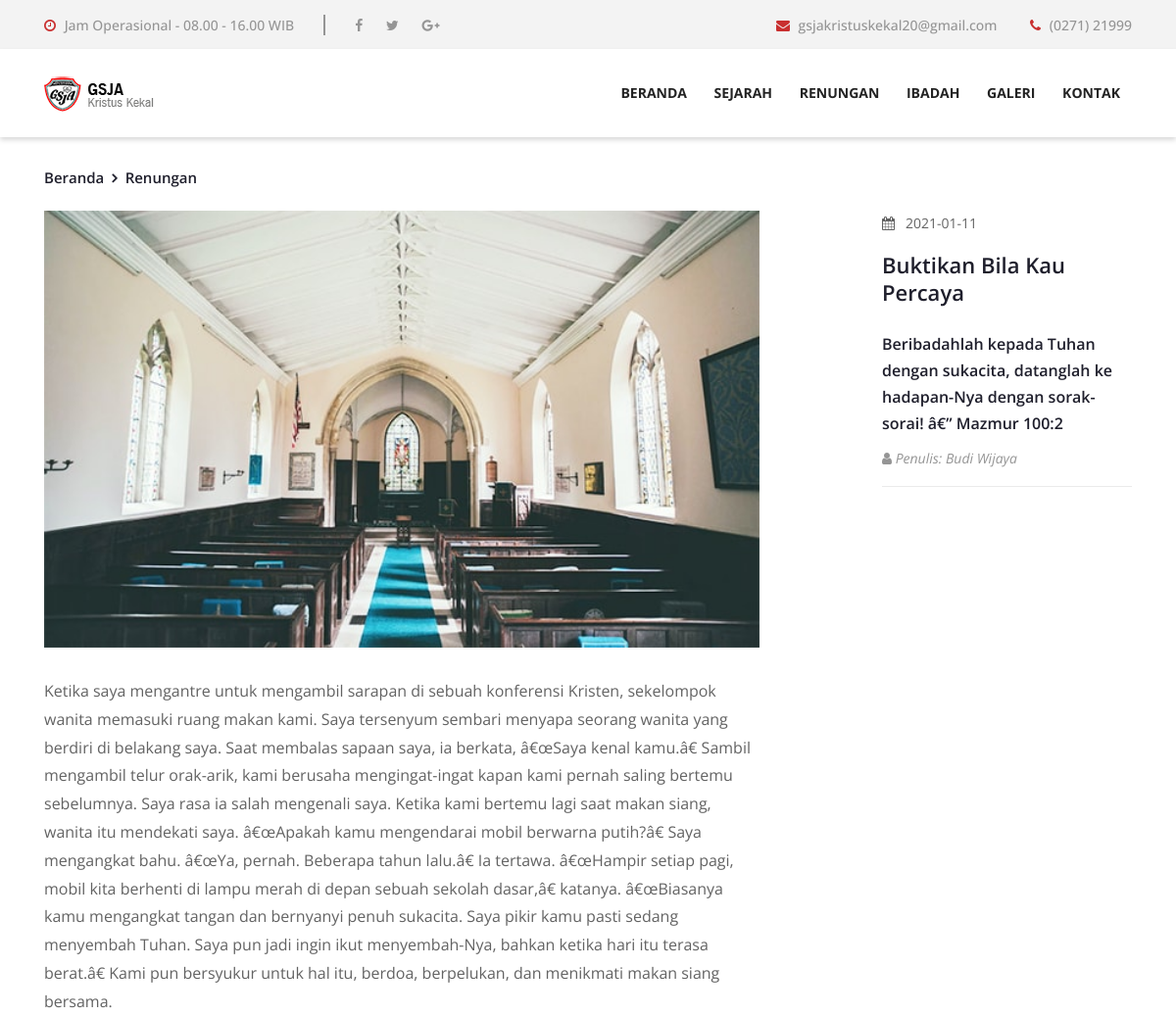
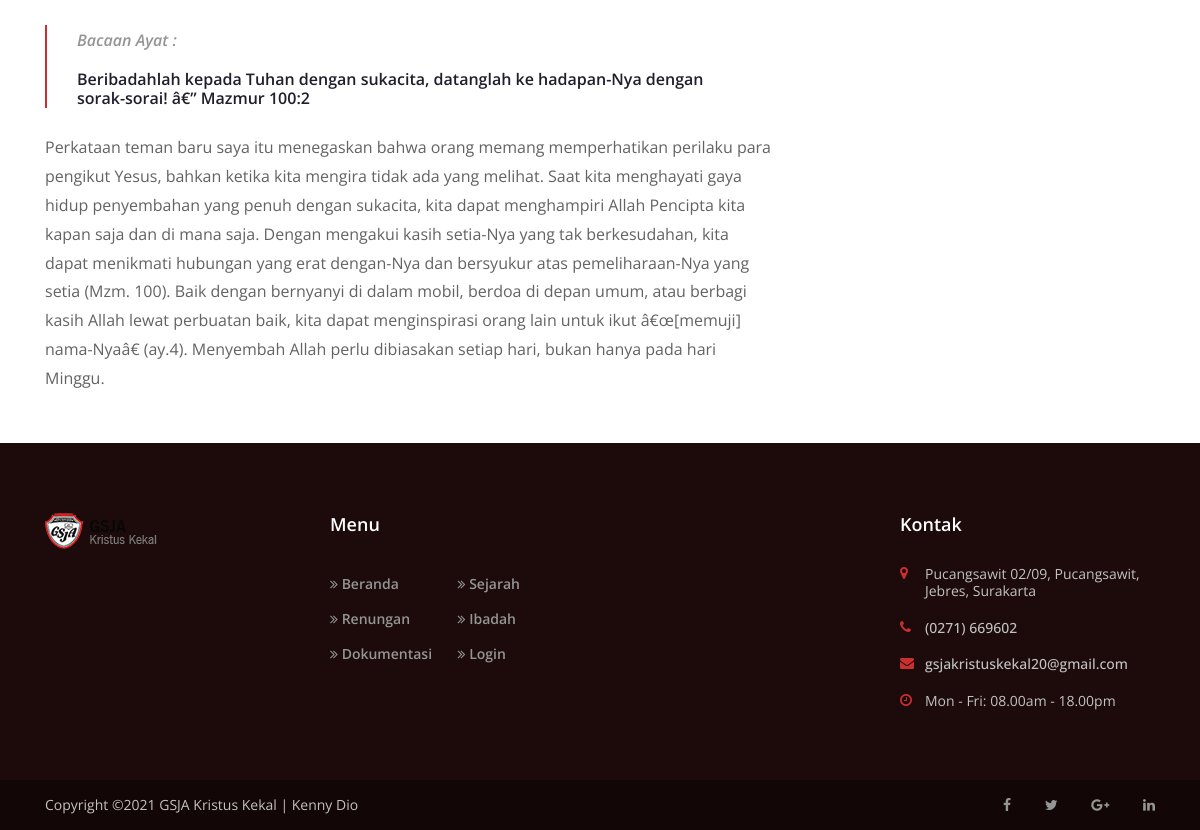
Page /renungandetail.php?norenungan=6 on the committed database (2 pictures, top to bottom).
### tables this page shows
CREATE TABLE `renungan` (
  `norenungan` int(8) NOT NULL,
  `judul` varchar(60) NOT NULL,
  `tanggal` date NOT NULL,
  `pic` varchar(60) NOT NULL,
  `isi1` text NOT NULL,
  `isi2` text NOT NULL,
  `ayat` text NOT NULL,
  `status` varchar(10) NOT NULL,
  `foto` varchar(60) NOT NULL
);

CREATE TABLE `profil` (
  `nama` varchar(50) NOT NULL,
  `alamat` varchar(50) NOT NULL,
  `nohp` varchar(35) NOT NULL,
  `email` varchar(50) NOT NULL,
  `motto` text NOT NULL,
  `sejarah` text NOT NULL,
  `Sejarah1` text NOT NULL,
  `visi` text NOT NULL,
  `misi` text NOT NULL,
  `tujuan` text NOT NULL,
  `logo` varchar(10) NOT NULL
);

### renungandetail.php (the view, shortened to what this page needs)
<!DOCTYPE html>
<html lang="en">
<?php include "header.php";
include "koneksi.php";
$norenungan=$_GET['norenungan'];
$sql="SELECT * FROM renungan WHERE norenungan='$norenungan' ";
$query=mysqli_query($koneksi,$sql);
$r=mysqli_fetch_assoc($query);
?>
    <div class="breadcrumb-area">
        <div class="container">
            <div class="row">
                <div class="col-12">
                    <nav aria-label="breadcrumb">
                        <ol class="breadcrumb">
                            <li class="breadcrumb-item"><a href="#">Beranda</a></li>
                            <li class="breadcrumb-item"><a href="#">Renungan</a></li>
                        </ol>
                    </nav>
                </div>
            </div>
        </div>
    </div>
<br>
        <div class="container">
            <div class="row justify-content-between">
                <div class="col-12 col-lg-8">
                    <div class="Ibadah-details-area">
                        <div class="single-post-details-area">
							<div class="post-thumbnail mb-30">
                                <img src="img/renungan/<?php echo$r['foto'];?>" alt="">
                            </div>
                            <div class="post-content">
                                <p><?php echo$r['isi1'];?></p>
                                <blockquote>
                                    <div class="blockquote-text">
                                        <h6><span>Bacaan Ayat :</span></h6>
                                        <h6><?php echo$r['ayat'];?></h6>
                                    </div>
                                </blockquote>
                                <p><?php echo$r['isi2'];?></p>
                            </div>
                        </div>
                    </div>
                </div>
                <div class="col-12 col-sm-9 col-md-6 col-lg-3">
                    <div class="post-sidebar-area">
                        <div class="single-widget-area">
							<div class="Ibadahs-meta-data">
                                    <p><i class="fa fa-calendar" aria-hidden="true"></i> &nbsp <?php echo$r['tanggal'];?></span></p>
                                </div>
                            <div class="widget-title">
                                <h6><?php echo$r['judul'];?> </h6>
                            </div>
                            <div class="single-latest-post">
                                <a href="#" class="post-title">
                                    <h6><?php echo$r['ayat'];?></h6>
                                </a>
                                <div class="Ibadahs-meta-data">
                                    <p><i class="fa fa-user" aria-hidden="true"></i> Penulis: <span><?php echo$r['pic'];?></span></p>
                                </div>
                            </div>
                        </div>
                    </div>
                </div>
            </div>
        </div>
<?php include "footer.php";?>

### footer.php (shortened to what this page needs)
<?php
include "koneksi.php";
$sql="SELECT * FROM profil ";
$query=mysqli_query($koneksi,$sql);
$r=mysqli_fetch_assoc($query);
?>
    <footer class="footer-area">
        <div class="main-footer-area">
            <div class="container">
                <div class="row">
                    <div class="col-12 col-sm-6 col-lg-3">
                        <div class="single-footer-widget mb-70">
                            <a href="#" class="footer-logo"><img src="img/core-img/logo.png" alt=""></a>
                        </div>
                    </div>
                    <div class="col-12 col-sm-6 col-lg-3">
                        <div class="single-footer-widget mb-70">
                            <h5 class="widget-title">Menu</h5>
                            <nav class="footer-menu">
                                <ul>
                                    <li><a href="index.php"><i class="fa fa-angle-double-right" aria-hidden="true"></i> Beranda</a></li>
                                    <li><a href="about.php"><i class="fa fa-angle-double-right" aria-hidden="true"></i> Sejarah</a></li>
                                    <li><a href="events.php"><i class="fa fa-angle-double-right" aria-hidden="true"></i> Renungan</a></li>
                                    <li><a href="ibadahdetail.php"><i class="fa fa-angle-double-right" aria-hidden="true"></i> Ibadah</a></li>
                                    <li><a href="ibadah.php"><i class="fa fa-angle-double-right" aria-hidden="true"></i> Dokumentasi</a></li>
                                    <li><a href="admin/login.php"><i class="fa fa-angle-double-right" aria-hidden="true"></i> Login</a></li>
                                </ul>
                            </nav>
                        </div>
                    </div>
					 <div class="col-12 col-sm-6 col-lg-3">
                    </div>
                    <div class="col-12 col-sm-6 col-lg-3">
                        <div class="single-footer-widget mb-70">
                            <h5 class="widget-title">Kontak</h5>
                            <div class="contact-information">
                                <p><i class="fa fa-map-marker" aria-hidden="true"></i> <?php echo$r['alamat'];?></p>
                                <a href="callto:001-1234-88888"><i class="fa fa-phone" aria-hidden="true"></i> <?php echo$r['nohp'];?></a>
                                <a href="mailto:info.deercreative@gmail.com"><i class="fa fa-envelope" aria-hidden="true"></i> <?php echo$r['email'];?></a>
                                <p><i class="fa fa-clock-o" aria-hidden="true"></i> Mon - Fri: 08.00am - 18.00pm</p>
                            </div>
                        </div>
                    </div>
                </div>
            </div>
        </div>
        <div class="copywrite-area">
            <div class="container h-100">
                <div class="row h-100 align-items-center flex-wrap">
                    <div class="col-12 col-md-6">
                        <div class="copywrite-text">
                            <p>
Copyright &copy;<script>document.write(new Date().getFullYear());</script> GSJA Kristus Kekal | Kenny Dio</a>
</p>
                        </div>
                    </div>
                    <div class="col-12 col-md-6">
                        <div class="footer-social-icon">
                            <a href="#"><i class="fa fa-facebook" aria-hidden="true"></i></a>
                            <a href="#"><i class="fa fa-twitter" aria-hidden="true"></i></a>
                            <a href="#"><i class="fa fa-google-plus" aria-hidden="true"></i></a>
                            <a href="#"><i class="fa fa-linkedin" aria-hidden="true"></i></a>
                        </div>
                    </div>
                </div>
            </div>
        </div>
    </footer>
</body>
</html>

### css/classy-nav.css (style rules this page uses)
* { margin: 0; padding: 0; }
body { font-family: "Roboto", sans-serif; }
ul, ol { margin: 0; }
ul li, ol li { list-style: none; }
img { height: auto; max-width: 100%; }
.justify-content-between { -webkit-box-pack: justify; -ms-flex-pack: justify; justify-content: space-between; }

### rows in the picture
renungan: foto (picture), isi1 "Ketika saya mengantre untuk mengambil sarapan di sebuah konferensi Kristen, sekelompok wanita memasuki ruang makan kami. Saya tersenyum sembari menyapa seorang wanita yang berdiri di belakang saya. Saat membalas sapaan saya, ia berkata, â€œSaya kenal kamu.â€ Sambil mengambil telur orak-arik, kami berusaha mengingat-ingat kapan kami pernah saling bertemu sebelumnya. Saya rasa ia salah mengenali saya. Ketika kami bertemu lagi saat makan siang, wanita itu mendekati saya. â€œApakah kamu mengendarai mobil berwarna putih?â€ Saya mengangkat bahu. â€œYa, pernah. Beberapa tahun lalu.â€ Ia tertawa. â€œHampir setiap pagi, mobil kita berhenti di lampu merah di depan sebuah sekolah dasar,â€ katanya.…", ayat "Beribadahlah kepada Tuhan dengan sukacita, datanglah ke hadapan-Nya dengan sorak-sorai! â€” Mazmur 100:2", isi2 "Perkataan teman baru saya itu menegaskan bahwa orang memang memperhatikan perilaku para pengikut Yesus, bahkan ketika kita mengira tidak ada yang melihat. Saat kita menghayati gaya hidup penyembahan yang penuh dengan sukacita, kita dapat menghampiri Allah Pencipta kita kapan saja dan di mana saja. Dengan mengakui kasih setia-Nya yang tak berkesudahan, kita dapat menikmati hubungan yang erat dengan-Nya dan bersyukur atas pemeliharaan-Nya yang setia (Mzm. 100). Baik dengan bernyanyi di dalam mobil, berdoa di depan umum, atau berbagi kasih Allah lewat perbuatan baik, kita dapat menginspirasi orang lain untuk ikut â€œ[memuji] nama-Nyaâ€ (ay.4). Menyembah Allah perlu dibiasakan setiap hari,…", tanggal "2021-01-11", judul "Buktikan Bila Kau Percaya", pic "Budi Wijaya"
profil: alamat "Pucangsawit 02/09, Pucangsawit, Jebres, Surakarta", nohp "(0271) 669602", email "gsjakristuskekal20@gmail.com"
